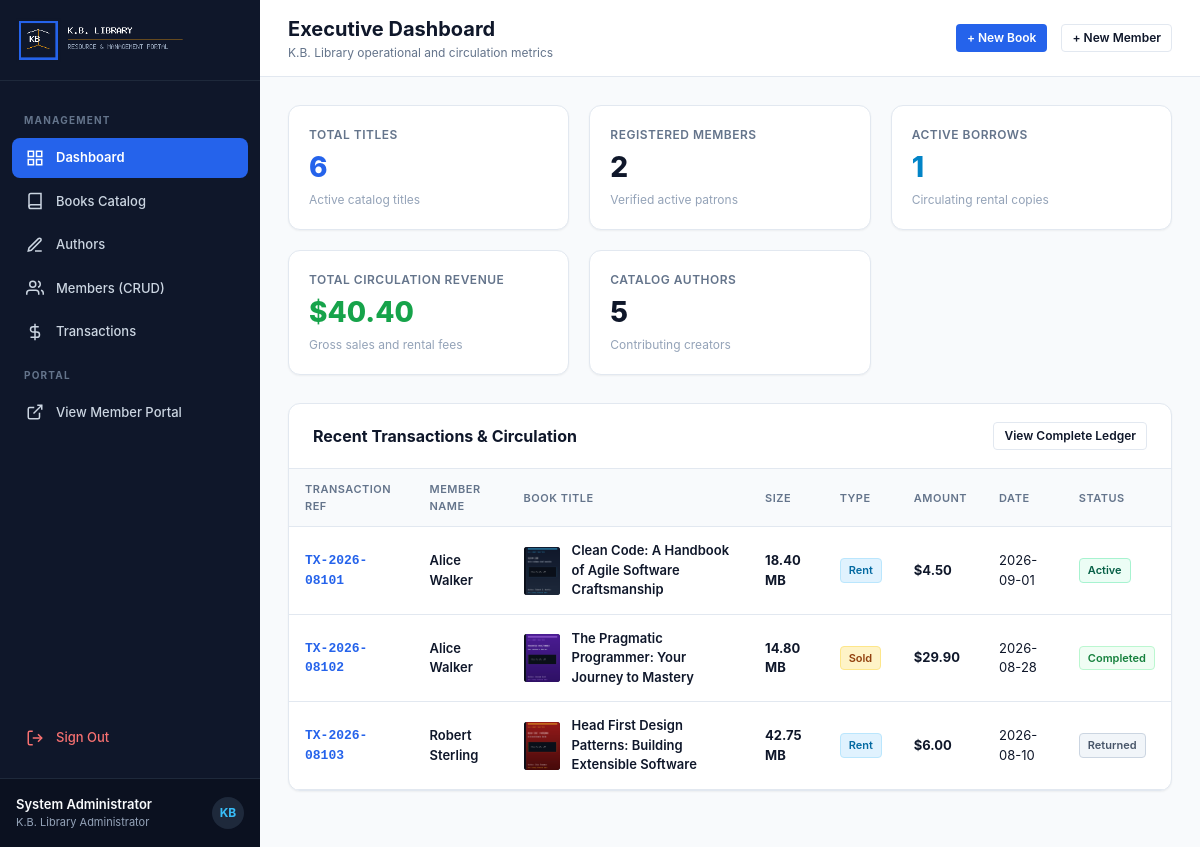
Page /admin_dashboard.php (signed in) on the committed database.
### tables this page shows
CREATE TABLE transactions (
    id INT AUTO_INCREMENT PRIMARY KEY,
    transaction_code VARCHAR(50) NOT NULL UNIQUE,
    user_id INT NOT NULL,
    book_id INT NOT NULL,
    type ENUM('rent', 'buy') NOT NULL,
    amount DECIMAL(10,2) NOT NULL,
    issue_date DATE NOT NULL,
    due_date DATE NULL,
    return_date DATE NULL,
    status ENUM('active', 'returned', 'completed', 'cancelled') NOT NULL DEFAULT 'active',
    created_at TIMESTAMP DEFAULT CURRENT_TIMESTAMP,
    CONSTRAINT fk_tx_user FOREIGN KEY (user_id) REFERENCES users(id) ON DELETE CASCADE,
    CONSTRAINT fk_tx_book FOREIGN KEY (book_id) REFERENCES books(id) ON DELETE CASCADE
);

CREATE TABLE users (
    id INT AUTO_INCREMENT PRIMARY KEY,
    full_name VARCHAR(120) NOT NULL,
    email VARCHAR(150) NOT NULL UNIQUE,
    password VARCHAR(255) NOT NULL,
    role ENUM('admin', 'user') NOT NULL DEFAULT 'user',
    phone VARCHAR(30) NULL,
    status ENUM('active', 'inactive', 'suspended') NOT NULL DEFAULT 'active',
    created_at TIMESTAMP DEFAULT CURRENT_TIMESTAMP
);

CREATE TABLE books (
    id INT AUTO_INCREMENT PRIMARY KEY,
    author_id INT NOT NULL,
    title VARCHAR(200) NOT NULL,
    isbn VARCHAR(30) NULL,
    category VARCHAR(100) NOT NULL,
    rent_price DECIMAL(10,2) NOT NULL DEFAULT 5.00,
    buy_price DECIMAL(10,2) NOT NULL DEFAULT 25.00,
    size_mb DECIMAL(8,2) NOT NULL DEFAULT 15.50,
    total_copies INT NOT NULL DEFAULT 100,
    available_copies INT NOT NULL DEFAULT 100,
    cover_image VARCHAR(255) NULL,
    created_at TIMESTAMP DEFAULT CURRENT_TIMESTAMP,
    CONSTRAINT fk_books_author FOREIGN KEY (author_id) REFERENCES authors(id) ON DELETE CASCADE
);

### admin_dashboard.php (the view, shortened to what this page needs)
<?php
require_once __DIR__ . '/db.php';
$total_books = $pdo->query("SELECT COUNT(*) FROM books")->fetchColumn();
$total_authors = $pdo->query("SELECT COUNT(*) FROM authors")->fetchColumn();
$total_members = $pdo->query("SELECT COUNT(*) FROM users WHERE role = 'user'")->fetchColumn();
$active_rentals = $pdo->query("SELECT COUNT(*) FROM transactions WHERE type = 'rent' AND status = 'active'")->fetchColumn();
$total_revenue = $pdo->query("SELECT COALESCE(SUM(amount), 0) FROM transactions WHERE status IN ('active', 'returned', 'completed')")->fetchColumn();
$recent_tx_stmt = $pdo->query("
    SELECT t.*, u.full_name AS member_name, b.title AS book_title, b.cover_image, b.size_mb
    FROM transactions t
    JOIN users u ON t.user_id = u.id
    JOIN books b ON t.book_id = b.id
    ORDER BY t.created_at DESC
    LIMIT 6
");
$recent_transactions = $recent_tx_stmt->fetchAll();
?>
<!DOCTYPE html>
<html lang="en">
<head>
    <link rel="stylesheet" href="css/style.css">
</head>
<body>
    <div class="app-layout">
        <?php include __DIR__ . '/admin_sidebar.php'; ?>
        <main class="main-content">
            <header class="topbar">
                <div class="topbar-title-section">
                    <h1>Executive Dashboard</h1>
                    <p>K.B. Library operational and circulation metrics</p>
                </div>
                <div class="topbar-actions">
                    <a href="admin_books.php?action=create" class="btn btn-primary btn-sm">+ New Book</a>
                    <a href="admin_members.php?action=create" class="btn btn-secondary btn-sm">+ New Member</a>
                </div>
            </header>
            <div class="content-body">
                <div class="stats-grid">
                    <div class="stat-card">
                        <div class="stat-label">Total Titles</div>
                        <div class="stat-value" style="color: var(--primary);"><?php echo number_format($total_books); ?></div>
                        <div class="stat-meta">Active catalog titles</div>
                    </div>
                    <div class="stat-card">
                        <div class="stat-label">Registered Members</div>
                        <div class="stat-value"><?php echo number_format($total_members); ?></div>
                        <div class="stat-meta">Verified active patrons</div>
                    </div>
                    <div class="stat-card">
                        <div class="stat-label">Active Borrows</div>
                        <div class="stat-value" style="color: var(--rent-color);"><?php echo number_format($active_rentals); ?></div>
                        <div class="stat-meta">Circulating rental copies</div>
                    </div>
                    <div class="stat-card">
                        <div class="stat-label">Total Circulation Revenue</div>
                        <div class="stat-value" style="color: var(--sold-color);">$<?php echo number_format($total_revenue, 2); ?></div>
                        <div class="stat-meta">Gross sales and rental fees</div>
                    </div>
                    <div class="stat-card">
                        <div class="stat-label">Catalog Authors</div>
                        <div class="stat-value"><?php echo number_format($total_authors); ?></div>
                        <div class="stat-meta">Contributing creators</div>
                    </div>
                </div>
                <div class="panel-card">
                    <div class="panel-header">
                        <h2 class="panel-title">Recent Transactions &amp; Circulation</h2>
                        <a href="admin_transactions.php" class="btn btn-secondary btn-sm">View Complete Ledger</a>
                    </div>
                    <div class="table-responsive">
                        <table class="table">
                            <thead>
                                <tr>
                                    <th>Transaction Ref</th>
                                    <th>Member Name</th>
                                    <th>Book Title</th>
                                    <th>Size</th>
                                    <th>Type</th>
                                    <th>Amount</th>
                                    <th>Date</th>
                                    <th>Status</th>
                                </tr>
                            </thead>
                            <tbody>
                                <?php if (empty($recent_transactions)): ?>
                                    <tr>
                                        <td colspan="8" style="text-align: center; padding: 28px; color: var(--text-muted);">
                                            No transactions recorded yet.
                                        </td>
                                    </tr>
                                <?php else: ?>
                                    <?php foreach ($recent_transactions as $tx): ?>
                                        <?php
                                        $cover_path = 'assets/covers/' . ($tx['cover_image'] ? $tx['cover_image'] : 'default_cover.png');
                                        ?>
                                        <tr>
                                            <td style="font-family: monospace; font-weight: 700; color: var(--primary);">
                                                <?php echo htmlspecialchars($tx['transaction_code']); ?>
                                            </td>
                                            <td style="font-weight: 600;">
                                                <?php echo htmlspecialchars($tx['member_name']); ?>
                                            </td>
                                            <td>
                                                <div class="table-avatar-cell">
                                                    <div class="table-book-thumb">
                                                        <img src="<?php echo htmlspecialchars($cover_path); ?>" alt="">
                                                    </div>
                                                    <div>
                                                        <div style="font-weight: 600;"><?php echo htmlspecialchars($tx['book_title']); ?></div>
                                                    </div>
                                                </div>
                                            </td>
                                            <td><strong><?php echo number_format($tx['size_mb'], 2); ?> MB</strong></td>
                                            <td>
                                                <?php if ($tx['type'] === 'rent'): ?>
                                                    <span class="badge badge-rent">Rent</span>
                                                <?php else: ?>
                                                    <span class="badge badge-sold">Sold</span>
                                                <?php endif; ?>
                                            </td>
                                            <td style="font-weight: 700;">$<?php echo number_format($tx['amount'], 2); ?></td>
                                            <td><?php echo htmlspecialchars($tx['issue_date']); ?></td>
                                            <td>
                                                <?php if ($tx['status'] === 'active'): ?>
                                                    <span class="badge badge-active">Active</span>
                                                <?php elseif ($tx['status'] === 'returned'): ?>
                                                    <span class="badge badge-returned">Returned</span>
                                                <?php elseif ($tx['status'] === 'completed'): ?>
                                                    <span class="badge badge-completed">Completed</span>
                                                <?php else: ?>
                                                    <span class="badge"><?php echo htmlspecialchars($tx['status']); ?></span>
                                                <?php endif; ?>
                                            </td>
                                        </tr>
                                    <?php endforeach; ?>
                                <?php endif; ?>
                            </tbody>
                        </table>
                    </div>
                </div>
            </div>
        </main>
    </div>
</body>
</html>

### rows in the picture
transactions: transaction_code "TX-2026-08101", user.full_name "Alice Walker", book.cover_image (picture), book.title "Clean Code: A Handbook of Agile Software Craftsmanship", book.size_mb "18.40", type "Rent", amount "4.50", issue_date "2026-09-01", status "Active"
transactions: transaction_code "TX-2026-08102", user.full_name "Alice Walker", book.cover_image (picture), book.title "The Pragmatic Programmer: Your Journey to Mastery", book.size_mb "14.80", type "Sold", amount "29.90", issue_date "2026-08-28", status "Completed"
transactions: transaction_code "TX-2026-08103", user.full_name "Robert Sterling", book.cover_image (picture), book.title "Head First Design Patterns: Building Extensible Software", book.size_mb "42.75", type "Rent", amount "6.00", issue_date "2026-08-10", status "Returned"

### other values in the picture
$admin_user['name'] "System Administrator"
$total_books "6"
$total_members "2"
$active_rentals "1"
$total_revenue "40.40"
$total_authors "5"
